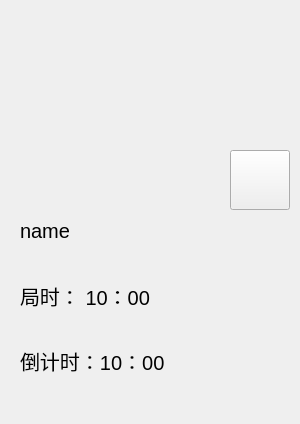
<?xml version="1.0" encoding="UTF-8"?>
<ui version="4.0">
 <class>PlayerInfo</class>
 <widget class="QWidget" name="PlayerInfo">
  <property name="geometry">
   <rect>
    <x>0</x>
    <y>0</y>
    <width>300</width>
    <height>424</height>
   </rect>
  </property>
  <property name="windowTitle">
   <string>Form</string>
  </property>
  <widget class="QLabel" name="lb_icon">
   <property name="geometry">
    <rect>
     <x>20</x>
     <y>10</y>
     <width>200</width>
     <height>200</height>
    </rect>
   </property>
   <property name="text">
    <string/>
   </property>
  </widget>
  <widget class="QLabel" name="lb_name">
   <property name="geometry">
    <rect>
     <x>20</x>
     <y>210</y>
     <width>161</width>
     <height>41</height>
    </rect>
   </property>
   <property name="font">
    <font>
     <pointsize>15</pointsize>
    </font>
   </property>
   <property name="text">
    <string>name</string>
   </property>
  </widget>
  <widget class="QLabel" name="lb_remainderTimer">
   <property name="geometry">
    <rect>
     <x>20</x>
     <y>275</y>
     <width>261</width>
     <height>41</height>
    </rect>
   </property>
   <property name="font">
    <font>
     <pointsize>15</pointsize>
    </font>
   </property>
   <property name="text">
    <string>局时： 10：00</string>
   </property>
  </widget>
  <widget class="QLabel" name="lb_timer">
   <property name="geometry">
    <rect>
     <x>20</x>
     <y>340</y>
     <width>261</width>
     <height>41</height>
    </rect>
   </property>
   <property name="font">
    <font>
     <pointsize>15</pointsize>
    </font>
   </property>
   <property name="text">
    <string>倒计时：10：00</string>
   </property>
  </widget>
  <widget class="QPushButton" name="pb_side">
   <property name="geometry">
    <rect>
     <x>230</x>
     <y>150</y>
     <width>60</width>
     <height>60</height>
    </rect>
   </property>
   <property name="text">
    <string/>
   </property>
   <property name="iconSize">
    <size>
     <width>60</width>
     <height>60</height>
    </size>
   </property>
  </widget>
 </widget>
 <resources/>
 <connections/>
</ui>
